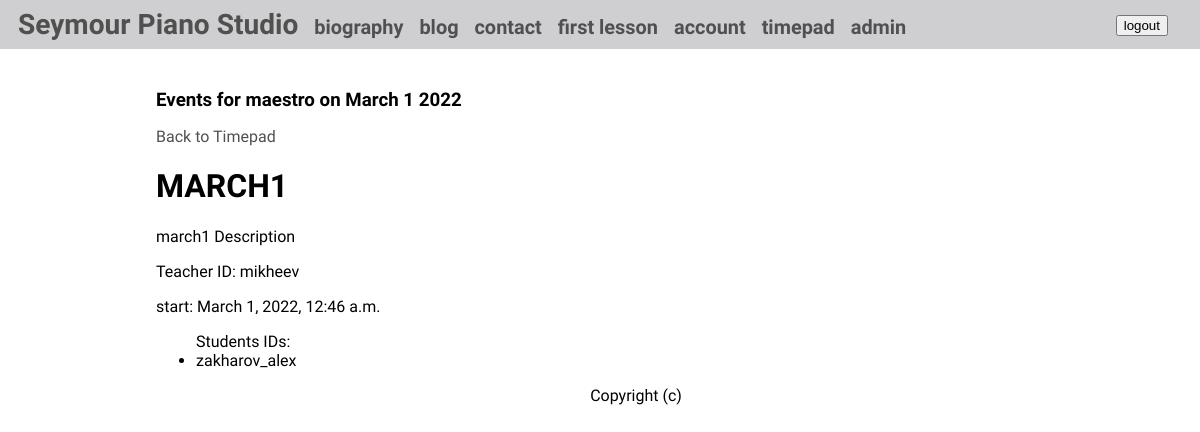
The page /timepad/events/2022/3/1/ (signed in) on the database its author committed.
### timepad/models.py (models this page shows)
class Event(models.Model):
    title = models.CharField(max_length=200)
    description = models.TextField()
    start_time = models.DateTimeField()
    end_time = models.DateTimeField()
    teacher_id = models.ForeignKey(User, on_delete=models.SET_NULL, blank=True, null=True, related_name='teacher')
    student_ids = models.ManyToManyField(User, related_name='students')
    status = models.BooleanField(default=True)
    def __str__(self):
        return self.title

### timepad/views.py (the view)
# urls.py: path('events/<int:year>/<int:month>/<int:day>/', views.date_events, name='date_events'),
def date_events(request, year, month, day):
    if not request.user.is_authenticated:
        return redirect('account:account')
    month_num = month
    month_str = calendar.month_name[month_num].capitalize()
    user = request.user
    user_pk = request.user.pk
    date = datetime(year, month_num, day).date()
    if user.is_superuser:
        events = Event.objects.filter(start_time__date=date).order_by('start_time')
    else:
        events = Event.objects.filter(start_time__date=date, student_ids=user_pk).order_by('start_time')
    return render(request, 'timepad/date_events.html', {'year':      year,
                                                        'month_num': month_num,
                                                        'month_str': month_str,
                                                        'day':       day,
                                                        'events':    events})

### timepad/templates/timepad/date_events.html
{% extends 'main/base.html' %}
{% load static %}
{% block style %}
<link rel="stylesheet" href="{% static 'css/timepad.css' %}" />
{% endblock %} {% block content %}
<div id="timepad-conteiner">
  {% if user.is_authenticated %}
    <h3>Events for {{user.get_username}} on {{month_str}} {{day}} {{year}}</h3>
    <p><a href="/timepad/{{ year }}/{{ month_num }}"> Back to Timepad</a></p>
    <div class="event">
      {% if events.exists %}
        {% for event in events %}
        <div class="event">
          <h1 class="event_title">{{ event.title }}</h1>
          <p class="event_desc">{{ event.description|linebreaksbr }}</p>
          <p>Teacher ID: {{event.teacher_id}} </p>
          <div class="date">
              <p class="start_date">start: {{ event.start_time }}</p>
          </div>
          <ul>Students IDs:
            {% for user in event.student_ids.all %}
              <li> {{user}} </li>
            {% endfor %}
          </ul>
      </div>
        {% endfor %}
      {% else %}
        <p>There are no events on day!</p>
      {% endif %}
    </div>
  {% endif %}
</div>
<footer>
    <center>
        <p>Copyright (c) {{ current_year }}</p>
    </center>
</footer>
{% endblock %}

### main/static/css/base.css (style rules this page uses)
body { background-color: #ffffff; font-family: 'Benne', serif; padding: 0 0; margin: auto; width: 100%; }
a { color: #505050; text-decoration: none; }

### timepad/static/css/timepad.css (style rules this page uses)
#timepad-conteiner { width: 100%; min-width: 300px; margin: 0 auto; }
h3 { margin: 0; }

### rows shown on the page
Event: title "MARCH1", description "march1 Description", teacher_id "mikheev", start_time "March 1, 2022, 12:46 a.m."

### other values the page prints
{{ user.get_username }} "maestro"
{{ month_str }} "March"
{{ day }} "1"
{{ year }} "2022"
{{ user }} "zakharov_alex"
